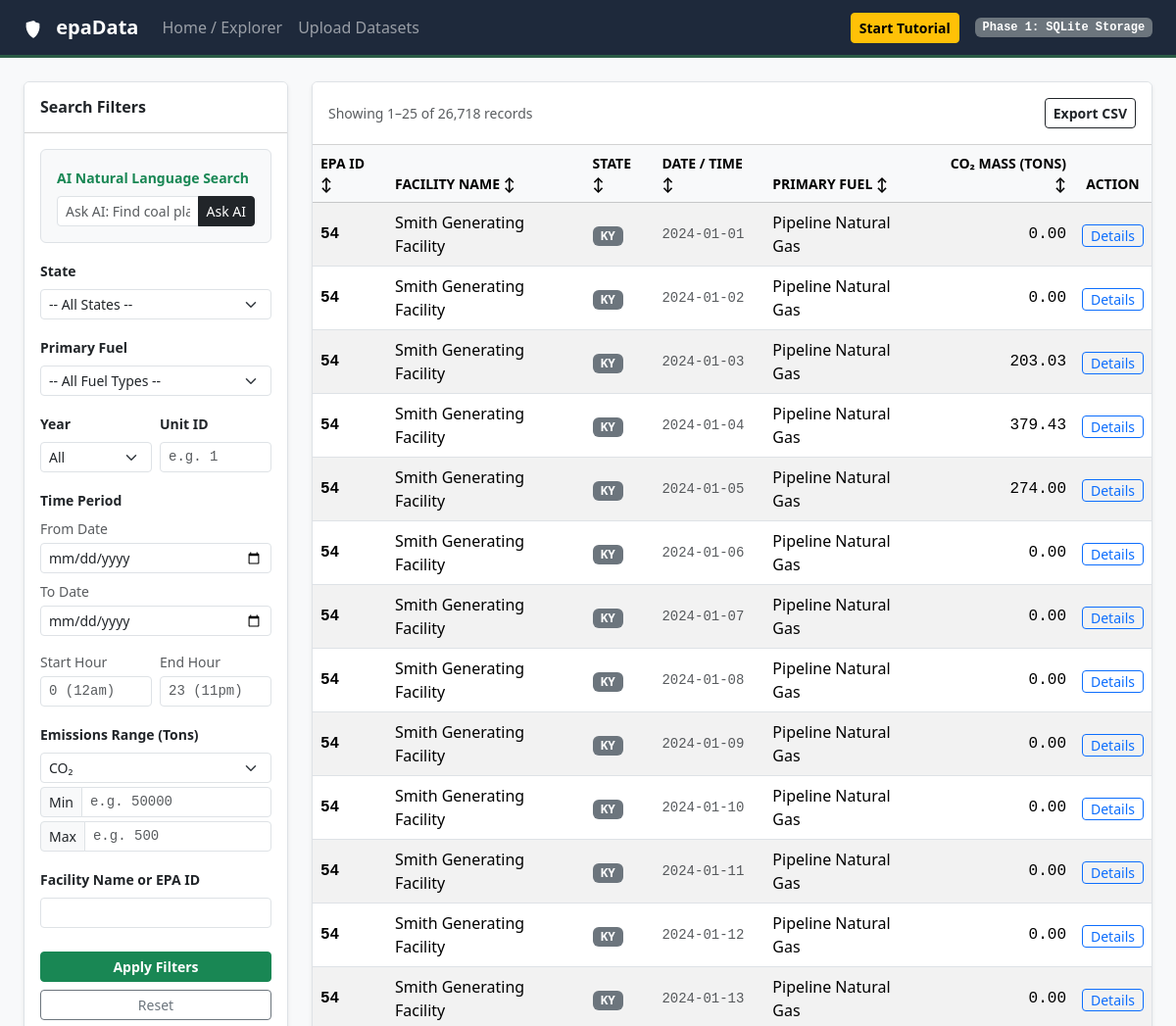
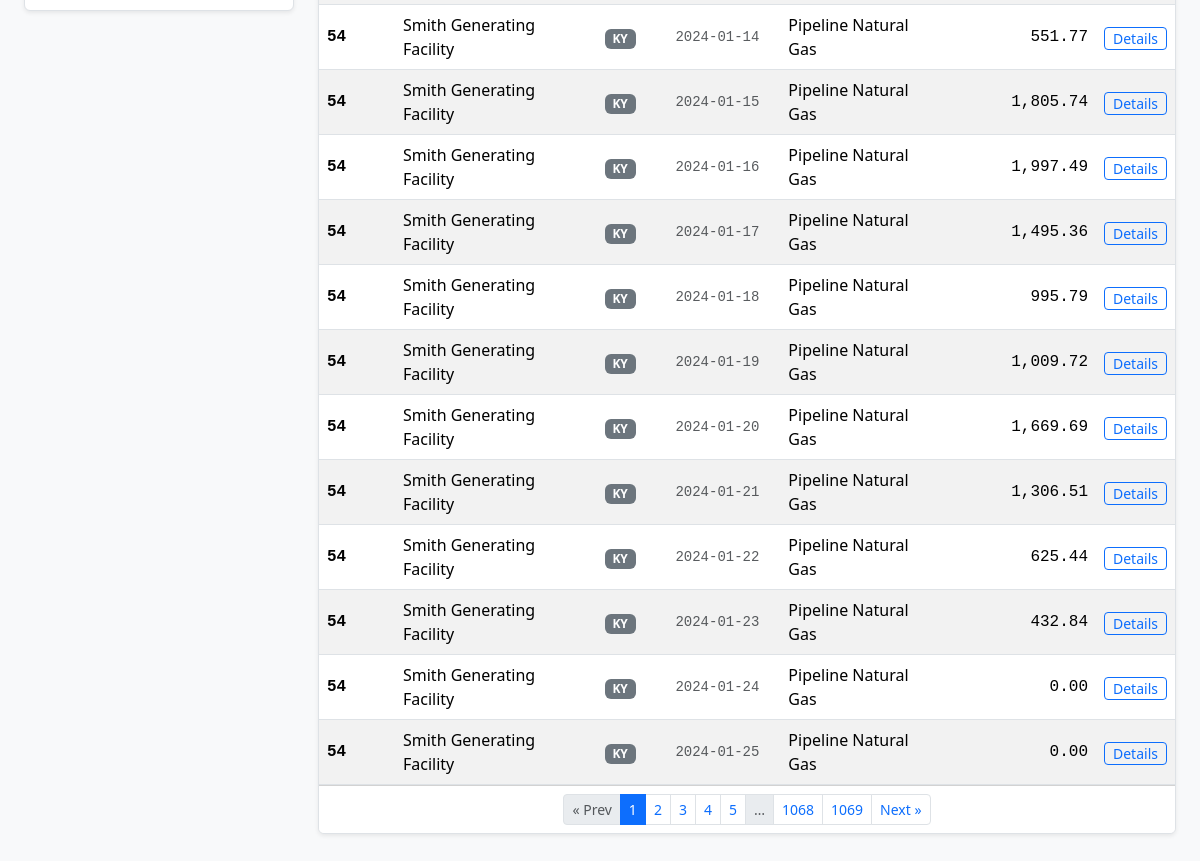
/?page=1, run on the app's committed database (2 pictures, top to bottom).
### models.py (models this page shows)
class FacilityRecord(db.Model):
    __tablename__ = 'facility_records'
    id = db.Column(db.Integer, primary_key=True)
    dataset_id = db.Column(db.Integer, db.ForeignKey('uploaded_datasets.id'), nullable=True)
    facility_id = db.Column(db.String(50), nullable=False)
    facility_name = db.Column(db.String(255))
    state = db.Column(db.String(10))
    unit_id = db.Column(db.String(50))
    primary_fuel = db.Column(db.String(100))
    co2_mass = db.Column(db.Float, default=0.0)
    so2_mass = db.Column(db.Float, default=0.0)
    nox_mass = db.Column(db.Float, default=0.0)
    heat_input = db.Column(db.Float, default=0.0)
    record_date = db.Column(db.String(20))
    record_hour = db.Column(db.Integer, nullable=True)

### app.py (the view)
@app.route("/")
def index():
    args = request.args
    query = apply_filters(FacilityRecord.query, args)
    sort = args.get("sort", "")
    sort_dir = "desc" if args.get("dir") == "desc" else "asc"
    if sort in SORT_COLUMNS:
        col = SORT_COLUMNS[sort]
        query = query.order_by(col.desc() if sort_dir == "desc" else col.asc(), FacilityRecord.id)
    else:
        sort = ""
        query = query.order_by(FacilityRecord.id)
    page = args.get("page", 1, type=int)
    pagination = query.paginate(page=page, per_page=PER_PAGE, error_out=False)
    years = sorted(
        {y for (y,) in db.session.query(db.func.substr(FacilityRecord.record_date, 1, 4)).distinct()
         if y and y.isdigit()},
        reverse=True,
    )
    return render_template(
        "search.html",
        facilities=build_facility_rows(pagination.items),
        pagination=pagination,
        sort=sort,
        sort_dir=sort_dir,
        years=years,
        filters=args.to_dict(),
        semantic_prompt=args.get("ai_prompt", ""),
    )

### templates/search.html (shortened to what this page needs)
{% extends "base.html" %}
{% block content %}
{% macro sort_th(label, key, extra_class='') %}
    {% if sort != key %}
        {% set next_url = url_with(sort=key, dir='asc', page=None) %}
        {% set icon = '↕' %}
    {% elif sort_dir == 'asc' %}
        {% set next_url = url_with(sort=key, dir='desc', page=None) %}
        {% set icon = '↑' %}
    {% else %}
        {% set next_url = url_with(sort=None, dir=None, page=None) %}
        {% set icon = '↓' %}
    {% endif %}
    <th scope="col" class="small text-uppercase {{ extra_class }}">
        <a href="{{ next_url }}" class="text-decoration-none text-reset">{{ label }} <span class="sort-icon">{{ icon }}</span></a>
    </th>
{% endmacro %}
<div class="row g-4">
    <div class="col-lg-3">
        <div class="card shadow-sm border">
            <div class="card-header bg-white py-3">
                <h5 class="card-title h6 mb-0 fw-bold">Search Filters</h5>
            </div>
            <div class="card-body">
                <form action="/" method="GET">
                    <div class="mb-3 p-3 bg-light border rounded"
                        data-bs-toggle="tooltip"
                        title="Type a natural question and let AI extract your query filters."
                        data-intro="AI Search: Type a sentence like 'Find coal plants in Texas over 50k tons' to search using natural language."
                        data-step="1">
                        <label class="form-label small fw-bold text-success">AI Natural Language Search</label>
                        <div class="input-group input-group-sm">
                            <input type="text" name="prompt" class="form-control" placeholder="Ask AI: Find coal plants in KY..." value="{{ semantic_prompt or '' }}">
                            <button type="submit" formaction="/semantic_search" class="btn btn-dark">Ask AI</button>
                        </div>
                    </div>
                    <div class="mb-3">
                        <label for="state" class="form-label small fw-bold">State</label>
                        <select id="state" name="state" class="form-select form-select-sm"
                            data-bs-toggle="tooltip"
                            title="Filter the database to only show power plants in a specific state."
                            data-intro="You can filter the massive EPA dataset by state to find local emissions."
                            data-step="2">
                            <option value="">-- All States --</option>
                        </select>
                    </div>
                    <div class="mb-3">
                        <label for="fuel" class="form-label small fw-bold">Primary Fuel</label>
                        <select id="fuel" name="fuel" class="form-select form-select-sm"
                            data-bs-toggle="tooltip"
                            title="Find plants based on what they burn for power."
                            data-intro="You can also narrow down results by the type of fuel the facility uses, like Coal or Natural Gas."
                            data-step="3">
                            <option value="">-- All Fuel Types --</option>
                        </select>
                    </div>
                    <div class="row g-2 mb-3"
                        data-bs-toggle="tooltip"
                        title="Filter by reporting year, or search for a specific generating unit."
                        data-intro="Reporting Year & Unit: Limit results to one year (e.g. 2024) or search for a specific boiler/turbine unit ID."
                        data-step="4">
                        <div class="col-6">
                            <label for="year" class="form-label small fw-bold">Year</label>
                            <select id="year" name="year" class="form-select form-select-sm">
                                <option value="">All</option>
                            </select>
                        </div>
                        <div class="col-6">
                            <label for="unit_id" class="form-label small fw-bold">Unit ID</label>
                            <input type="text" id="unit_id" name="unit_id" class="form-control form-control-sm mono-num" placeholder="e.g. 1" value="{{ filters.unit_id or '' }}">
                        </div>
                    </div>
                    <div class="mb-3"
                        data-bs-toggle="tooltip"
                        title="Pick a date range and specific hours (0-23) to filter emissions."
                        data-intro="Time Period & Hour: Select a calendar date range and specific operating hours (0:00 to 23:00) to isolate emissions."
                        data-step="5">
                        <label class="form-label small fw-bold">Time Period</label>
                        <div class="mb-2">
                            <span class="text-muted small d-block mb-1">From Date</span>
                            <input type="date" id="start_date" name="start_date" class="form-control form-control-sm" value="{{ filters.start_date or '' }}">
                        </div>
                        <div class="mb-2">
                            <span class="text-muted small d-block mb-1">To Date</span>
                            <input type="date" id="end_date" name="end_date" class="form-control form-control-sm" value="{{ filters.end_date or '' }}">
                        </div>
                        <div class="row g-2 mt-1">
                            <div class="col-6">
                                <span class="text-muted small d-block mb-1">Start Hour</span>
                                <input type="number" id="start_hour" name="start_hour" class="form-control form-control-sm mono-num" min="0" max="23" placeholder="0 (12am)" value="{{ filters.start_hour or '' }}">
                            </div>
                            <div class="col-6">
                                <span class="text-muted small d-block mb-1">End Hour</span>
                                <input type="number" id="end_hour" name="end_hour" class="form-control form-control-sm mono-num" min="0" max="23" placeholder="23 (11pm)" value="{{ filters.end_hour or '' }}">
                            </div>
                        </div>
                    </div>
                    <div class="mb-3"
                        data-bs-toggle="tooltip"
                        title="Choose a pollutant (CO2, SO2, or NOx) and set a minimum and/or maximum in tons."
                        data-intro="Emissions Range: Pick CO₂, SO₂, or NOₓ, then set a minimum and/or maximum tonnage (e.g. CO₂ above 500,000 or SO₂ below 500)."
                        data-step="6">
                        <label class="form-label small fw-bold">Emissions Range (Tons)</label>
                        <select id="pollutant_type" name="pollutant_type" class="form-select form-select-sm">
                            <option value="co2" {{ 'selected' if filters.get('pollutant_type', 'co2') == 'co2' }}>CO₂</option>
                        </select>
                        <div class="input-group input-group-sm mt-1">
                            <span class="input-group-text">Min</span>
                            <input type="number" id="min_emissions" name="min_emissions" class="form-control mono-num" placeholder="e.g. 50000" min="0" value="{{ filters.min_emissions or '' }}">
                        </div>
                        <div class="input-group input-group-sm mt-1">
                            <span class="input-group-text">Max</span>
                            <input type="number" id="max_emissions" name="max_emissions" class="form-control mono-num" placeholder="e.g. 500" min="0" value="{{ filters.max_emissions or '' }}">
                        </div>
                    </div>
                    <div class="mb-4">
                        <label for="facility_query" class="form-label small fw-bold">Facility Name or EPA ID</label>
                        <input type="text" id="facility_query" name="facility_query" class="form-control form-control-sm" value="{{ filters.facility_query or '' }}"
                            data-bs-toggle="tooltip"
                            title="Directly search for a specific plant by its ORISPL code or name."
                            data-intro="Direct Search: If you know exactly which facility you want, type its name or EPA ID code here."
                            data-step="7">
                    </div>
                    <div class="d-grid gap-2">
                        <button type="submit" class="btn btn-success btn-sm fw-bold"
                            data-bs-toggle="tooltip"
                            title="Run the SQLite database query with your selected filters."
                            data-intro="Execute Query: Click here to run your query and refresh the results table."
                            data-step="8">
                            Apply Filters
                        </button>
                        <a href="/" class="btn btn-outline-secondary btn-sm">Reset</a>
                    </div>
                </form>
            </div>
        </div>
    </div>
    <div class="col-lg-9">
        <div class="card shadow-sm border">
            <div class="card-header bg-white py-3 d-flex justify-content-between align-items-center">
                <span class="text-muted small">
                    {% if pagination.total %}
                        Showing {{ pagination.first }}–{{ pagination.last }} of {{ "{:,}".format(pagination.total) }} records
                    {% else %}
                        0 records
                    {% endif %}
                </span>
                <a href="{{ url_for('export', **request.args.to_dict()) }}" class="btn btn-outline-dark btn-sm fw-bold"
                   data-bs-toggle="tooltip" title="Download all records matching the current filters as a CSV file."
                   data-intro="Export CSV: After filtering, click here to download a spreadsheet of every record that matches (not just the current page)."
                   data-step="9"
                   data-position="left">
                   Export CSV
                </a>
            </div>
            <div class="table-responsive"
                 data-bs-toggle="tooltip" title="This grid displays the matching database records."
                 data-intro="The Data Grid: Your queried EPA records appear here. Click any column header to sort." data-step="10">
                <table class="table table-hover table-striped mb-0 align-middle">
                    <thead class="table-light user-select-none">
                        <tr>
                            {{ sort_th('EPA ID', 'id') }}
                            {{ sort_th('Facility Name', 'name') }}
                            {{ sort_th('State', 'state') }}
                            {{ sort_th('Date / Time', 'date') }}
                            {{ sort_th('Primary Fuel', 'fuel') }}
                            {{ sort_th('CO₂ Mass (Tons)', 'co2', 'text-end') }}
                            <th scope="col" class="small text-uppercase text-center">Action</th>
                        </tr>
                    </thead>
                    <tbody>
                        {% if facilities %}
                            {% for fac in facilities %}
                            <tr>
                                <td class="mono-num fw-bold">{{ fac.id }}</td>
                                <td>{{ fac.name }}</td>
                                <td><span class="badge bg-secondary">{{ fac.state }}</span></td>
                                <td class="mono-num small text-muted">{{ fac.date_time }}</td>
                                <td>{{ fac.fuel }}</td>
                                <td class="text-end mono-num">{{ fac.co2 }}</td>
                                <td class="text-center">
                                    <a href="/facility/{{ fac.id }}" class="btn btn-outline-primary btn-sm py-0"
                                       data-bs-toggle="tooltip" title="View in-depth metrics and unit configurations for this specific power plant."
                                       data-intro="Inspection: Click 'Details' on any row to drill down into that specific power plant's individual smokestacks and emissions." data-step="11">
                                       Details
                                    </a>
                                </td>
                            </tr>
                            {% endfor %}
                        {% else %}
                            <tr>
                                <td colspan="7" class="text-center py-4 text-muted">
                                    No matching facilities found. Try adjusting your search filters or uploading data.
                                </td>
                            </tr>
                        {% endif %}
                    </tbody>
                </table>
            </div>
            {% if pagination.pages > 1 %}
            <div class="card-footer bg-white">
                <nav aria-label="Results pages">
                    <ul class="pagination pagination-sm justify-content-center mb-0 flex-wrap">
                        <li class="page-item {{ 'disabled' if not pagination.has_prev }}">
                            <a class="page-link" href="{{ url_with(page=pagination.prev_num) if pagination.has_prev else '#' }}">&laquo; Prev</a>
                        </li>
                        {% for p in pagination.iter_pages() %}
                            {% if p %}
                            <li class="page-item {{ 'active' if p == pagination.page }}">
                                <a class="page-link" href="{{ url_with(page=p) }}">{{ p }}</a>
                            </li>
                            {% else %}
                            <li class="page-item disabled"><span class="page-link">…</span></li>
                            {% endif %}
                        {% endfor %}
                        <li class="page-item {{ 'disabled' if not pagination.has_next }}">
                            <a class="page-link" href="{{ url_with(page=pagination.next_num) if pagination.has_next else '#' }}">Next &raquo;</a>
                        </li>
                    </ul>
                </nav>
            </div>
            {% endif %}
        </div>
    </div>
</div>
{% endblock %}

### data on the page
FacilityRecord: id "54", name "Smith Generating Facility", state "KY", date_time "2024-01-01", fuel "Pipeline Natural Gas", co2 "0.00"
FacilityRecord: id "54", name "Smith Generating Facility", state "KY", date_time "2024-01-02", fuel "Pipeline Natural Gas", co2 "0.00"
FacilityRecord: id "54", name "Smith Generating Facility", state "KY", date_time "2024-01-03", fuel "Pipeline Natural Gas", co2 "203.03"
FacilityRecord: id "54", name "Smith Generating Facility", state "KY", date_time "2024-01-04", fuel "Pipeline Natural Gas", co2 "379.43"
FacilityRecord: id "54", name "Smith Generating Facility", state "KY", date_time "2024-01-05", fuel "Pipeline Natural Gas", co2 "274.00"
FacilityRecord: id "54", name "Smith Generating Facility", state "KY", date_time "2024-01-06", fuel "Pipeline Natural Gas", co2 "0.00"
FacilityRecord: id "54", name "Smith Generating Facility", state "KY", date_time "2024-01-07", fuel "Pipeline Natural Gas", co2 "0.00"
FacilityRecord: id "54", name "Smith Generating Facility", state "KY", date_time "2024-01-08", fuel "Pipeline Natural Gas", co2 "0.00"
FacilityRecord: id "54", name "Smith Generating Facility", state "KY", date_time "2024-01-09", fuel "Pipeline Natural Gas", co2 "0.00"
FacilityRecord: id "54", name "Smith Generating Facility", state "KY", date_time "2024-01-10", fuel "Pipeline Natural Gas", co2 "0.00"
FacilityRecord: id "54", name "Smith Generating Facility", state "KY", date_time "2024-01-11", fuel "Pipeline Natural Gas", co2 "0.00"
FacilityRecord: id "54", name "Smith Generating Facility", state "KY", date_time "2024-01-12", fuel "Pipeline Natural Gas", co2 "0.00"
FacilityRecord: id "54", name "Smith Generating Facility", state "KY", date_time "2024-01-13", fuel "Pipeline Natural Gas", co2 "0.00"
FacilityRecord: id "54", name "Smith Generating Facility", state "KY", date_time "2024-01-14", fuel "Pipeline Natural Gas", co2 "551.77"
FacilityRecord: id "54", name "Smith Generating Facility", state "KY", date_time "2024-01-15", fuel "Pipeline Natural Gas", co2 "1,805.74"
FacilityRecord: id "54", name "Smith Generating Facility", state "KY", date_time "2024-01-16", fuel "Pipeline Natural Gas", co2 "1,997.49"
FacilityRecord: id "54", name "Smith Generating Facility", state "KY", date_time "2024-01-17", fuel "Pipeline Natural Gas", co2 "1,495.36"
FacilityRecord: id "54", name "Smith Generating Facility", state "KY", date_time "2024-01-18", fuel "Pipeline Natural Gas", co2 "995.79"
FacilityRecord: id "54", name "Smith Generating Facility", state "KY", date_time "2024-01-19", fuel "Pipeline Natural Gas", co2 "1,009.72"
FacilityRecord: id "54", name "Smith Generating Facility", state "KY", date_time "2024-01-20", fuel "Pipeline Natural Gas", co2 "1,669.69"
FacilityRecord: id "54", name "Smith Generating Facility", state "KY", date_time "2024-01-21", fuel "Pipeline Natural Gas", co2 "1,306.51"
FacilityRecord: id "54", name "Smith Generating Facility", state "KY", date_time "2024-01-22", fuel "Pipeline Natural Gas", co2 "625.44"
FacilityRecord: id "54", name "Smith Generating Facility", state "KY", date_time "2024-01-23", fuel "Pipeline Natural Gas", co2 "432.84"
FacilityRecord: id "54", name "Smith Generating Facility", state "KY", date_time "2024-01-24", fuel "Pipeline Natural Gas", co2 "0.00"
FacilityRecord: id "54", name "Smith Generating Facility", state "KY", date_time "2024-01-25", fuel "Pipeline Natural Gas", co2 "0.00"

### other printed values
{{ pagination.first }} "1"
{{ pagination.last }} "25"
{{ "{:,}".format(pagination.total) }} "26,718"
{{ label }} "EPA ID FACILITY NAME STATE DATE / TIME PRIMARY FUEL CO₂ MASS (TONS)"
{{ icon }} "↕ ↕ ↕ ↕ ↕ ↕"
{{ p }} "1" "2" "3" "4" "5" "1068" "1069"
